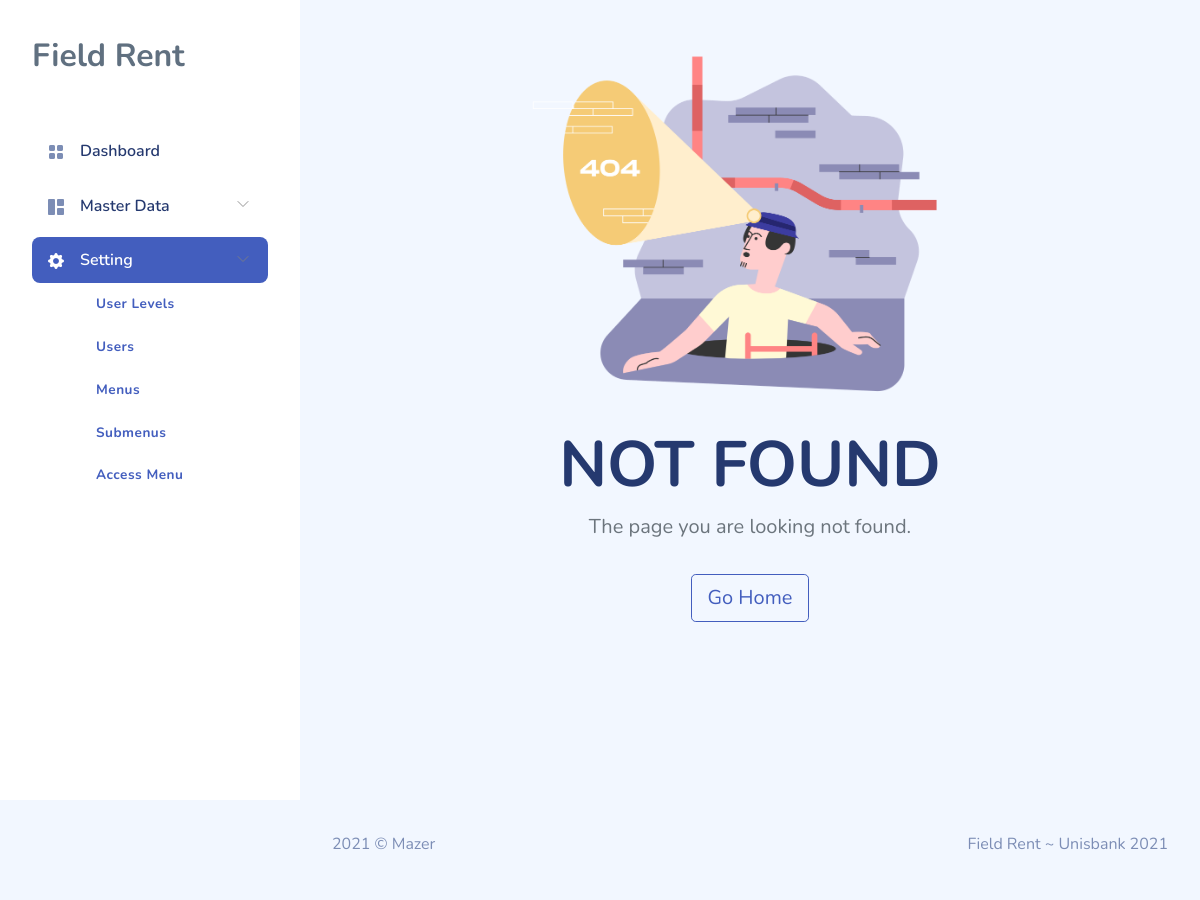
Screenshot of /index.php?pageload=user_levels with the database file from the repository.
### tables this page shows
CREATE TABLE `global_variable` (
  `id` int(11) NOT NULL,
  `variable` varchar(40) NOT NULL,
  `data` text NOT NULL
);

CREATE TABLE `menus` (
  `id_menu` int(11) NOT NULL,
  `menu_name` varchar(20) NOT NULL,
  `menu_description` text DEFAULT NULL,
  `link` text NOT NULL,
  `path` varchar(20) NOT NULL,
  `icon` varchar(20) NOT NULL,
  `created_at` datetime NOT NULL DEFAULT current_timestamp(),
  `updated_at` datetime DEFAULT NULL,
  `deleted_at` datetime DEFAULT NULL,
  `id_user` int(11) NOT NULL
);

CREATE TABLE `submenus` (
  `id_submenu` int(11) NOT NULL,
  `id_menu` int(11) NOT NULL,
  `submenu_name` varchar(20) NOT NULL,
  `submenu_description` text DEFAULT NULL,
  `link` text NOT NULL,
  `pageload` varchar(20) DEFAULT NULL,
  `path` text NOT NULL,
  `created_at` datetime NOT NULL DEFAULT current_timestamp(),
  `updated_at` datetime DEFAULT NULL,
  `deleted_at` datetime DEFAULT NULL,
  `id_user` int(11) NOT NULL
);

### index.php (called while the page is built, shortened)
<?php
require_once('config/connection.php');
$app_name = mysqli_fetch_array(mysqli_query($connect,"SELECT data from global_variable where variable = 'app_name'"));
require_once('pages/layout/header.php');
require_once('pages/layout/sidebar.php');
require_once('routes/routes.php');
require_once('pages/layout/footer.php');
?>

### app/layout/get_menu.php (the view, shortened to what this page needs)
<?php
require_once('config/connection.php');
$pageload = '';
if (!empty($_GET['pageload'])) {
    $pageload = $_GET['pageload'];
}
$level = 1;
$sql = "SELECT DISTINCT a.id_menu, a.menu_name, a.link, a.icon, a.path from menus a  join access_menu b on b.id_menu = a.id_menu where b.level = $level";
$query = mysqli_query($connect,$sql);
$html = "";
while ($menu = mysqli_fetch_array($query)) {
    $id_menu = $menu['id_menu'];
    $submenu = '';
    $sql_submenu = mysqli_query($connect,"SELECT a.id_submenu, a.submenu_name, a.link, a.pageload from submenus a where a.id_menu = $id_menu");
    $has_submenu = (mysqli_num_rows($sql_submenu) > 0) ? 'has-sub' : '';
    $check = mysqli_num_rows(mysqli_query($connect,"SELECT a.pageload from submenus a where a.id_menu = $id_menu and a.pageload = '$pageload'"));
    $active = ($check>0) ? 'active' : '';
    if ($has_submenu == 'has-sub') {
        $submenu = '<ul class="submenu '.$active.'">';
        while ($sub = mysqli_fetch_array($sql_submenu)) {
            $submenu .= '<li class="submenu-item '.$active.'">
                            <a href="'.$sub['link'].'">'.$sub['submenu_name'].'</a>
                        </li>';
        }
        $submenu .= '</ul>';
    }
    $html .= '<li class="sidebar-item '.$has_submenu.' '.$active.'">
                    <a href="'.$menu['link'].'" class="sidebar-link">
                        <i class="'.$menu['icon'].'"></i>
                        <span>'.$menu['menu_name'].'</span>
                    </a>
                    '.$submenu.'
                </li>';
}
echo $html;
?>

### pages/layout/header.php (shortened to what this page needs)
<!DOCTYPE html>
<html lang="en">
  <head>
        <link rel="stylesheet" href="assets/css/bootstrap.css">
        <link rel="stylesheet" href="assets/vendors/iconly/bold.css">
        <link rel="stylesheet" href="assets/vendors/sweetalert2/sweetalert2.min.css">
        <link rel="stylesheet" href="assets/vendors/perfect-scrollbar/perfect-scrollbar.css">
        <link rel="stylesheet" href="assets/vendors/bootstrap-icons/bootstrap-icons.css">
        <link rel="stylesheet" href="assets/vendors/fontawesome/all.min.css">
        <link rel="stylesheet" href="assets/css/app.css">
      </head>
  <body>
  <div id="app">

### pages/layout/sidebar.php (shortened to what this page needs)
<div id="sidebar" class="active">
    <div class="sidebar-wrapper active">
        <div class="sidebar-header">
            <div class="d-flex justify-content-between">
                <div class="logo">
                    <?= $app_name['data'] ?>
                </div>
            </div>
        </div>
        <div class="sidebar-menu">
            <ul class="menu">
                <?php require_once('app/layout/get_menu.php') ?>
            </ul>
        </div>
    </div>
</div>
<div id="main">

### routes/routes.php (shortened to what this page needs)
<?php
if (isset($_GET['pageload'])) {
    $pageload=$_GET['pageload'];
    $getcontent = mysqli_query($connect,"SELECT a.submenu_name, a.link,a.path, a.pageload, b.menu_name, b.link menu_link, a.submenu_description from submenus a, menus b where a.id_menu = b.id_menu and a.pageload='$pageload'");
    $content = mysqli_fetch_array($getcontent);
    if(file_exists($content['path'])){
        require_once($content['path']);
    }else{
        include "pages/error/404.php";
    }
}else{
    include "pages/dashboard/dashboard.php";
}
?>

### pages/error/404.php (shortened to what this page needs)
<!DOCTYPE html>
<html lang="en">
<head>
    <link rel="stylesheet" href="assets/css/bootstrap.css">
    <link rel="stylesheet" href="assets/vendors/bootstrap-icons/bootstrap-icons.css">
    <link rel="stylesheet" href="assets/css/app.css">
    <link rel="stylesheet" href="assets/css/pages/error.css">
</head>
<body>
    <div id="error" style="padding-top:0px">
        <div class="error-page container">
            <div class="col-md-8 col-12 offset-md-2">
                <img class="img-error" src="assets/images/samples/error-404.png" alt="Not Found">
                <div class="text-center">
                    <h1 class="error-title" style="margin-top : 10px;">NOT FOUND</h1>
                    <p class='fs-5 text-gray-600'>The page you are looking not found.</p>
                    <a href="index.php" class="btn btn-lg btn-outline-primary mt-3">Go Home</a>
                </div>
            </div>
        </div>
    </div>
</body>
</html>

### pages/layout/footer.php (shortened to what this page needs)
<footer>
                <div class="footer clearfix mb-0 text-muted">
                    <div class="float-start">
                        <p>2021 &copy; Mazer</p>
                    </div>
                    <div class="float-end">
                        <p>Field Rent ~ Unisbank 2021</p>
                    </div>
                </div>
            </footer>
        </div>
    </div>
</body>
</html>

### assets/css/app.css (style rules this page uses)
#sidebar.active .sidebar-wrapper { left:0 }
.sidebar-wrapper { width:300px;height:100vh;position:fixed;top:0;z-index:10;overflow-y:auto;background-color:#fff;bottom:0;transition:left .5s ease-out }
.sidebar-wrapper .sidebar-header { padding:2rem 2rem 1rem;font-size:2rem;font-weight:700 }
.sidebar-wrapper .menu { margin-top:2rem;padding:0 2rem;font-weight:600 }
.sidebar-wrapper .menu .sidebar-link { display:block;padding:.7rem 1rem;font-size:1rem;display:flex;align-items:center;border-radius:.5rem;transition:all .5s;text-decoration:none;color:#25396f }
.sidebar-wrapper .menu .sidebar-link i,.sidebar-wrapper .menu .sidebar-link svg { color:#7c8db5 }
.sidebar-wrapper .menu .sidebar-link span { margin-left:1rem }
.sidebar-wrapper .menu .sidebar-item { list-style:none;margin-top:.5rem;position:relative }
.sidebar-wrapper .menu .sidebar-item.has-sub .sidebar-link:after { position:absolute;color:#ccc;right:15px;top:12px;display:block }
.sidebar-wrapper .menu .sidebar-item.active .sidebar-link { background-color:#435ebe }
.sidebar-wrapper .menu .sidebar-item.active .sidebar-link span { color:#fff }
.sidebar-wrapper .menu .sidebar-item.active .sidebar-link i,.sidebar-wrapper .menu .sidebar-item.active .sidebar-link svg { fill:#fff;color:#fff }
.sidebar-wrapper .menu .submenu { list-style:none;display:none;transition:max-height 2s cubic-bezier(0,.55,.45,1);overflow:hidden }
.sidebar-wrapper .menu .submenu.active { max-height:999px;display:block }
.sidebar-wrapper .menu .submenu .submenu-item.active { position:relative }
.sidebar-wrapper .menu .submenu .submenu-item.active>a { color:#435ebe;font-weight:700 }
.sidebar-wrapper .menu .submenu .submenu-item a { padding:.7rem 2rem;display:block;color:#25396f;font-size:.85rem;font-weight:600;letter-spacing:.5px;transition:all .3s }
.bi { width:1rem;height:1rem }
#main { margin-left:300px;padding:2rem }
a { text-decoration:none }
.text-gray-600 { color:#6c757d!important }

### assets/css/pages/error.css (style rules this page uses)
#error { height:100vh;background-color:#f2f7ff;padding-top:5rem }
#error .img-error { width:100% }
#error .error-title { font-size:4rem;margin-top:3rem }

### rows the page displays
global_variable: data "Field Rent"
menus: menu_name "Dashboard"
menus: menu_name "Master Data"
menus: menu_name "Setting"
submenus: submenu_name "User Levels"
submenus: submenu_name "Users"
submenus: submenu_name "Menus"
submenus: submenu_name "Submenus"
submenus: submenu_name "Access Menu"
